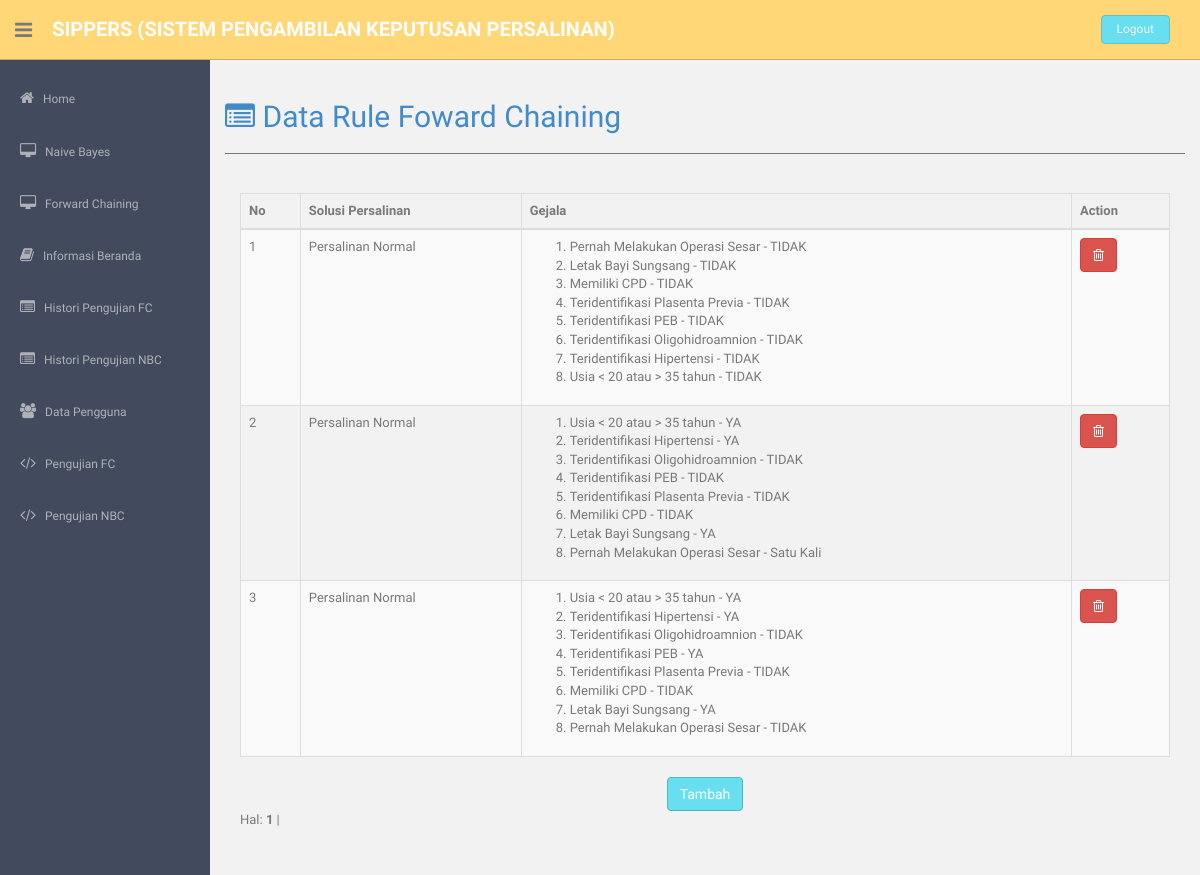
/admin/theme/index.php?page=rulefc (signed in), run on the app's committed database.
### tables this page shows
CREATE TABLE `rule_base_fc` (
  `id` int(11) unsigned NOT NULL AUTO_INCREMENT,
  `id_penyakit` int(11) DEFAULT NULL,
  `rule_base` varchar(254) DEFAULT NULL,
  PRIMARY KEY (`id`)
);

CREATE TABLE `daftar_penyakit` (
  `id_penyakit` int(5) NOT NULL AUTO_INCREMENT,
  `penyakit` varchar(50) NOT NULL,
  PRIMARY KEY (`id_penyakit`)
);

CREATE TABLE `daftar_atribut` (
  `id_atribut` int(5) NOT NULL AUTO_INCREMENT,
  `id_gejala` int(5) NOT NULL,
  `atribut` varchar(100) NOT NULL,
  PRIMARY KEY (`id_atribut`)
);

CREATE TABLE `daftar_gejala` (
  `id_gejala` int(5) NOT NULL AUTO_INCREMENT,
  `kode_gejala` varchar(5) NOT NULL,
  `gejala` varchar(200) NOT NULL,
  PRIMARY KEY (`id_gejala`)
);

### admin/fc/rulefc/lihat_rulefc.php (the view, shortened to what this page needs)
<?php
include "../config/koneksi.php";
include "../config/class_paging.php";
echo"<h2><a  href='?page=rulefc'><i class='fa fa-list-alt'></i> Data Rule Foward Chaining</a></h2><hr>";
$p      = new Paging;
$batas  = 10;
$posisi = $p->cariPosisi($batas);
$query=mysqli_query( $con, "SELECT a.*, b.penyakit from rule_base_fc as a
	join daftar_penyakit as b on a.id_penyakit = b.id_penyakit
	order by id asc LIMIT $posisi,$batas");
?>
<form method="post" action="?page=input_gejala_penyakitfc" class="col-md-12">
<br>
	<table class="table table-bordered table-striped">
		<thead class="cf">
			<tr>
				<th>No</th>
				<th>Solusi Persalinan </th>
				<th>Gejala</th>
				<th colspan='2'>Action</th>
			</tr>
		</thead>
		<tbody>
		<?php
		$no=$posisi+1;;
		while ($hasil=mysqli_fetch_array($query)) {
			echo "<tr>
				<td> $no</td>
				<td>$hasil[penyakit]</td>
				<td> <ol>";
			$arr_atribut = explode(';', $hasil['rule_base']);
			foreach ($arr_atribut as $value)
			{
				if($value && $value != '')
				{
					$q_atribut = mysqli_query($con,"SELECT * from daftar_atribut as a join daftar_gejala as b on a.id_gejala = b.id_gejala where id_atribut = '$value' LIMIT 1");
					$dt_atribut = mysqli_fetch_assoc($q_atribut);
					echo '<li>'.$dt_atribut['gejala'].' - '.$dt_atribut['atribut'].'</li>';
				}
			}
			echo "</ol></td>
				<td>
					<a href='?page=hapus_rulefc&id=$hasil[id]' onclick='return confirm(\"Anda yakin ingin menghapus data ini ?\")'> <button type='button' class='btn btn-danger'> <i class='fa fa-trash-o'></i></button></a>
				</td>
				</tr>";
			$no++;
		}
		?>
		</tbody>
	</table>
<?php
echo'<center><a href="index.php?page=input_rulefc" class="btn btn-theme" type="submit" >Tambah</a></center>';
	$jmldata = mysqli_num_rows(mysqli_query($con, "SELECT * from rule_base_fc as a
	join daftar_penyakit as b on a.id_penyakit = b.id_penyakit
	order by id"));
    $jmlhalaman  = $p->jumlahHalaman($jmldata, $batas);
    $linkHalaman = $p->navHalaman($_GET['halaman'], $jmlhalaman);
echo "<div id=paging>Hal: $linkHalaman</div><br>";
?>

### admin/theme/assets/css/style.css (style rules this page uses)
body { color: #797979; background: #f2f2f2; font-family: 'Ruda', sans-serif; padding: 0px !important; margin: 0px !important; font-size:13px; }
a, a:hover, a:focus { text-decoration: none; outline: none; }
.btn-theme { color: #fff; background-color: #68dff0; border-color: #48bcb4; }
hr { margin-top: 20px; margin-bottom: 20px; border: 0; border-top: 1px solid #797979; }

### data on the page
rule_base_fc: id_penyakit.penyakit "Persalinan Normal"
daftar_atribut: id_gejala.gejala "Pernah Melakukan Operasi Sesar", atribut "TIDAK"
daftar_atribut: id_gejala.gejala "Letak Bayi Sungsang", atribut "TIDAK"
daftar_atribut: id_gejala.gejala "Memiliki CPD", atribut "TIDAK"
daftar_atribut: id_gejala.gejala "Teridentifikasi Plasenta Previa", atribut "TIDAK"
daftar_atribut: id_gejala.gejala "Teridentifikasi PEB", atribut "TIDAK"
daftar_atribut: id_gejala.gejala "Teridentifikasi Oligohidroamnion", atribut "TIDAK"
daftar_atribut: id_gejala.gejala "Teridentifikasi Hipertensi", atribut "TIDAK"
daftar_atribut: id_gejala.gejala "Usia < 20 atau > 35 tahun", atribut "TIDAK"
rule_base_fc: id_penyakit.penyakit "Persalinan Normal"
daftar_atribut: id_gejala.gejala "Usia < 20 atau > 35 tahun", atribut "YA"
daftar_atribut: id_gejala.gejala "Teridentifikasi Hipertensi", atribut "YA"
daftar_atribut: id_gejala.gejala "Letak Bayi Sungsang", atribut "YA"
daftar_atribut: id_gejala.gejala "Pernah Melakukan Operasi Sesar", atribut "Satu Kali"
rule_base_fc: id_penyakit.penyakit "Persalinan Normal"
daftar_atribut: id_gejala.gejala "Teridentifikasi PEB", atribut "YA"
